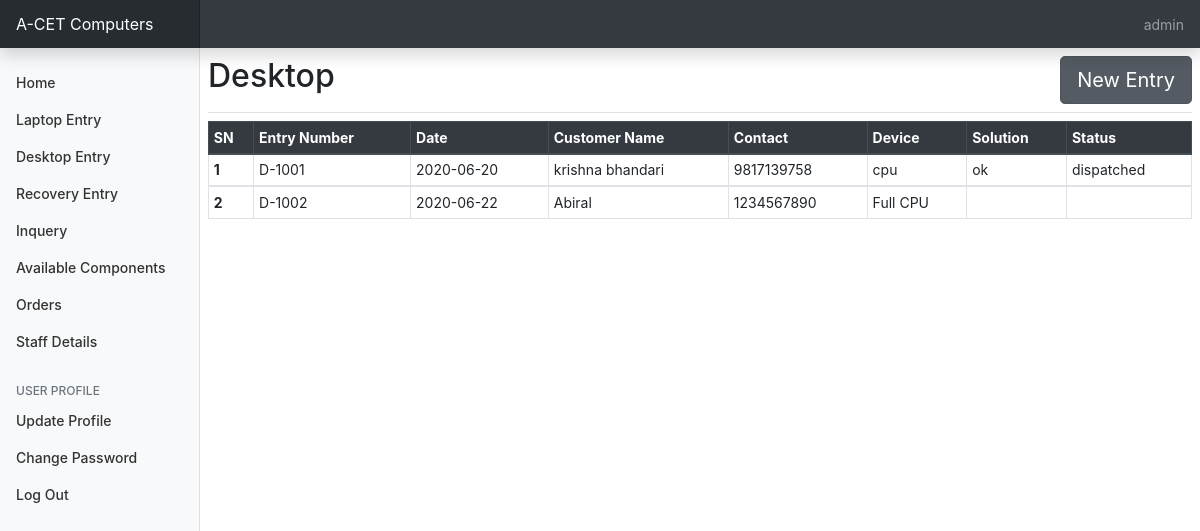
/desktop_entry/ (signed in), run on the app's committed database.
### entrybook/models.py (models this page shows, shortened)
class Desktop_entry(models.Model):
	entry_number=models.CharField(max_length=20,blank=True)
	entry_date=models.CharField(max_length=20,blank=True)
	customer_name=models.CharField(max_length=50)
	contact=models.CharField(max_length=20)
	address=models.CharField(max_length=50)
	device_name=models.CharField(max_length=50,choices=Option.desktop)
	device_detail=models.CharField(max_length=150)
	problem=models.CharField(max_length=50)
	solution=models.CharField(max_length=50,choices=Option.solution)
	status=models.CharField(max_length=50,choices=Option.status)
	remarks=models.CharField(max_length=50)

### entrybook/views.py (the view)
# urls.py: path('desktop_entry/', views.desktop_entry,name='desktop_entry'),
@login_required
def desktop_entry(request):
	entrybook=Desktop_entry.objects
	return render(request, 'entrybook/desktop_entrybook.html',{'entrybook':entrybook,'title':'Desktop'})

### entrybook/templates/entrybook/desktop_entrybook.html
{%extends 'entrybook/base.html'%}
{%block content%}
  <main role="main" class="col-md-9 ml-sm-auto col-lg-10 px-md-2">
    <div class="d-flex justify-content-between flex-wrap flex-md-nowrap align-items-center pt-2 pb-2 mb-2 border-bottom">
      <h1 class="h2">{{title}}</h1>
      <a href="{%url 'input_desktop_entry'%}" class="btn btn-secondary btn-lg active" role="button" aria-pressed="true">New Entry</a>
    </div>
    <div class="table-responsive">
      <table class="table table-bordered table-sm">
        <thead class="thead-dark">
          <tr>
            <th scope="col">SN</th><th scope="col">Entry Number</th><th scope="col">Date</th>
            <th scope="col">Customer Name</th><th scope="col">Contact</th><th scope="col">Device</th>
            <th scope="col">Solution</th>
            <th scope="col">Status</th>
          </tr>
        </thead>
        {%for entry in entrybook.all%}
        <tbody>
          <tr>
            <th>{{forloop.counter}}</th>
            <td>{{entry.entry_number}}</td>
            <td>{{entry.entry_date}}</td>
            <td>{{entry.customer_name}}</td>
            <td>{{entry.contact}}</td>
            <td>{{entry.device_name}}</td>
            <td>{{entry.solution}}</td>
            <td>{{entry.status}}</td>
          </tr>
        </tbody>
        {%endfor%}
      </table>
    </div>
  </main>
{%endblock%}

### entrybook/templates/entrybook/base.html (shortened to what this page needs)
<!doctype html>
<html lang="en">
  <head>
    {%load static%}
    <link rel="stylesheet" href="https://stackpath.bootstrapcdn.com/bootstrap/4.5.0/css/bootstrap.min.css">
    <link href="{%static 'dashboard.css'%}" rel="stylesheet">
  </head>
  <body onload="">
    <nav class="navbar navbar-dark sticky-top bg-dark flex-md-nowrap p-0 shadow">
      <a class="navbar-brand col-md-3 col-lg-2 mr-0 px-3" href="{%url 'home'%}">A-CET Computers</a>
      <ul class="navbar-nav px-3">
        {%if user.is_authenticated%}
        <li class="nav-item text-nowrap">
          <a class="nav-link" href="{%url 'logout'%}">{{user.username}}</a>
        </li>
        {%else%}
        <li class="nav-item text-nowrap">
          <a class="nav-link" href="{%url 'login'%}">LogIn</a>
        </li>
        {%endif%}
      </ul>
    </nav>
    <div class="container-fluid">
      <div class="row">
        <nav id="sidebarMenu" class="col-md-2 col-lg-2 d-md-block bg-light sidebar collapse sidebar-dark" style="text-decoration-color: white;">
          <div class="sidebar-sticky pt-3">
            <ul class="nav flex-column">
              {%if user.is_authenticated%}
              <li class="nav-item">
                <a class="nav-link " href="{%url 'home'%}">
                  Home
                </a>
              </li>
              <li class="nav-item">
                <a class="nav-link" href="{%url 'laptop_entry'%}">
                  Laptop Entry
                </a>
              </li>
              <li class="nav-item">
                <a class="nav-link" href="{%url 'desktop_entry'%}">
                  Desktop Entry
                </a>
              </li>
              <li class="nav-item">
                <a class="nav-link" href="{%url 'recovery_entry'%}">
                  Recovery Entry
                </a>
              </li>
              <li class="nav-item">
                <a class="nav-link" href="{%url 'inquery'%}">
                  Inquery
                </a>
              </li>
              <li class="nav-item">
                <a class="nav-link" href="{%url 'home'%}">
                  Available Components
                </a>
              </li>
              <li class="nav-item">
                <a class="nav-link" href="{%url 'home'%}">
                  Orders
                </a>
              </li>
              <li class="nav-item">
                <a class="nav-link" href="#">
                  Staff Details
                </a>
              </li>
          {%else%}
              <li class="nav-item">
                <a class="nav-link" href="#">
                  <span data-feather="layers"></span>
                </a>
              </li>
              {%endif%}
            </ul>
            <h6 class="sidebar-heading d-flex justify-content-between align-items-center px-3 mt-4 mb-1 text-muted">
              <span>User Profile</span>
            </h6>
            {%if user.is_authenticated%}
            <ul class="nav flex-column mb-2">
              <li class="nav-item">
                <a class="nav-link" href="{%url 'update_user'%}">
                  Update Profile
                </a>
              </li>
              <li class="nav-item">
                <a class="nav-link" href="{%url 'change_password'%}">
                 Change Password
                </a>
              </li>
              <li class="nav-item">
                <a class="nav-link" href="{%url 'logout'%}">
                  Log Out
                </a>
              </li>
              {%endif%}
            </ul>
          </div>
        </nav>
      </div>
    </div>
      {%block content%}
      {%endblock%}
<link rel="stylesheet" href="https://unpkg.com/bootstrap-table@1.16.0/dist/bootstrap-table.min.css">
  </body>
</html>

### acet/static/dashboard.css (style rules this page uses)
body { font-size: .875rem; }
.sidebar { position: fixed; top: 0; bottom: 0; left: 0; z-index: 100; padding: 48px 0 0; box-shadow: inset -1px 0 0 rgba(0, 0, 0, .1); }
.sidebar-sticky { position: relative; top: 0; height: calc(100vh - 48px); padding-top: .5rem; overflow-x: hidden; overflow-y: auto; }
.sidebar .nav-link { font-weight: 500; color: #333; }
.sidebar-heading { font-size: .75rem; text-transform: uppercase; }
.navbar-brand { padding-top: .75rem; padding-bottom: .75rem; font-size: 1rem; background-color: rgba(0, 0, 0, .25); box-shadow: inset -1px 0 0 rgba(0, 0, 0, .25); }

### data on the page
Desktop_entry: entry_number "D-1001", entry_date "2020-06-20", customer_name "krishna bhandari", contact "9817139758", device_name "cpu", solution "ok", status "dispatched"
Desktop_entry: entry_number "D-1002", entry_date "2020-06-22", customer_name "Abiral", contact "1234567890", device_name "Full CPU"

### other printed values
{{ user.username }} "admin"
{{ title }} "Desktop"
